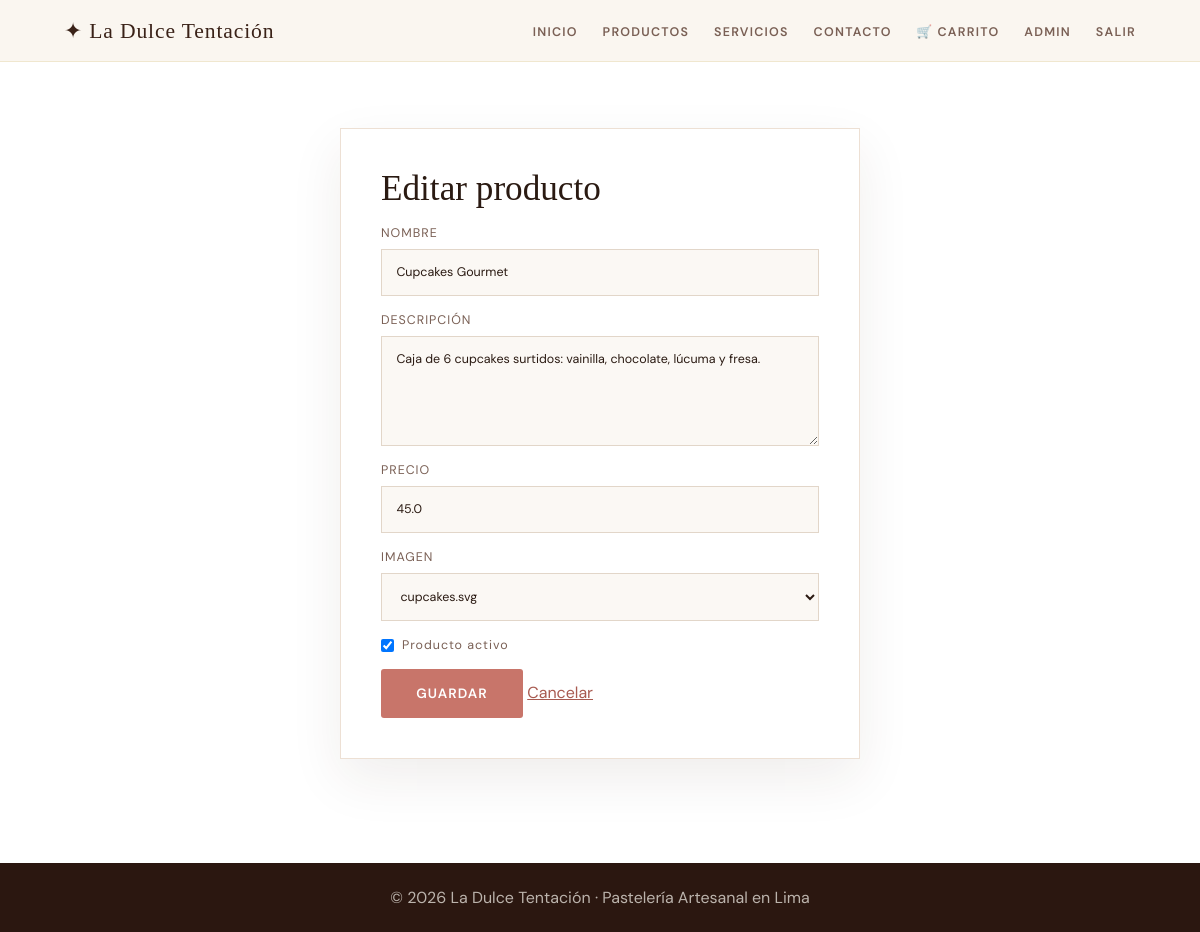
The page /admin/productos/editar/2 (signed in) on the database its author committed.
### tables this page shows
CREATE TABLE productos (
            id INTEGER PRIMARY KEY AUTOINCREMENT,
            nombre TEXT NOT NULL,
            descripcion TEXT NOT NULL,
            precio REAL NOT NULL,
            imagen TEXT NOT NULL,
            activo INTEGER NOT NULL DEFAULT 1
        );

### app.py (the view, shortened to what this page needs)
@app.route("/admin/productos/editar/<int:id>", methods=["GET", "POST"])
@admin_requerido
def producto_editar(id):
    with db_conn() as conn:
        producto = conn.execute("SELECT * FROM productos WHERE id=?", (id,)).fetchone()
    return render_template("admin/producto_form.html", producto=producto)

### app.py (called while the page is built)
def db_conn():
    conn = sqlite3.connect(DB_PATH)
    conn.row_factory = sqlite3.Row
    return conn

@app.before_request
def asegurar_db():
    init_db()

def admin_requerido(fn):
    @wraps(fn)
    def wrapper(*args, **kwargs):
        if session.get("rol") != "admin":
            flash("Acceso restringido. Inicia sesión como administrador.", "error")
            return redirect(url_for("admin_login"))
        return fn(*args, **kwargs)
    return wrapper

### templates/admin/producto_form.html (shortened to what this page needs)
{% extends "base.html" %}
{% block content %}
<section class="page-section narrow">
  <form method="post" class="panel-form">
    <h1>{{ 'Editar' if producto else 'Nuevo' }} producto</h1>
    <label>Nombre<input name="nombre" required value="{{ producto.nombre if producto else '' }}"></label>
    <label>Descripción<textarea name="descripcion" required>{{ producto.descripcion if producto else '' }}</textarea></label>
    <label>Precio<input name="precio" type="number" step="0.01" min="0" required value="{{ producto.precio if producto else '' }}"></label>
    <label>Imagen
      <select name="imagen">
        {% for img in ['torta-chocolate.svg','cupcakes.svg','cheesecake.svg','galletas.svg','macarons.svg','croissant.svg'] %}
        <option value="{{ img }}" {% if producto and producto.imagen==img %}selected{% endif %}>{{ img }}</option>
        {% endfor %}
      </select>
    </label>
    <label class="check-label"><input type="checkbox" name="activo" value="1" {% if not producto or producto.activo %}checked{% endif %}> Producto activo</label>
    <button class="btn-primary" type="submit">Guardar</button>
    <a href="{{ url_for('admin_dashboard') }}">Cancelar</a>
  </form>
</section>
{% endblock %}

### static/css/style.css (style rules this page uses)
:root { --cream:#faf6f0;--rose:#c8756a;--rose-dark:#a85a50;--brown:#3a2218;--gold:#c9a84c;--text:#2a1a12;--text-light:#7a6055;--white:#fff;--danger:#b33a3a;--font-display:'Cormorant Garamond',serif;--font-body:'DM Sans',sans-serif }
* { margin:0;padding:0;box-sizing:border-box }
html { scroll-behavior:smooth }
body { font-family:var(--font-body);background:var(--cream);color:var(--text);overflow-x:hidden }
a { color:var(--rose-dark) }
.btn-primary,.btn-secondary,.btn-mini { display:inline-block;border:0;text-decoration:none;cursor:pointer;font-family:var(--font-body);font-weight:600;letter-spacing:.08em;text-transform:uppercase;border-radius:3px;transition:.25s }
.btn-primary { padding:1rem 2.2rem;background:var(--rose);color:var(--white);font-size:.85rem }
.menu-section,.page-section { padding:6.5rem 4rem;background:var(--white) }
.page-section { min-height:78vh;padding-top:8rem }
.login-card,.panel-form { width:min(520px,100%);background:white;border:1px solid #ede0d4;padding:2.5rem;box-shadow:0 20px 50px rgba(58,34,24,.08) }
.login-card h1,.panel-form h1 { font-family:var(--font-display);font-size:2.2rem;font-weight:300;margin-bottom:.7rem }
.login-card label,.panel-form label { display:grid;gap:.5rem;text-transform:uppercase;letter-spacing:.08em;font-size:.78rem;color:var(--text-light);margin:1rem 0 }
.login-card input,.panel-form input,.panel-form textarea,.panel-form select { width:100%;padding:.9rem;border:1px solid #e2d6c9;background:#fbf8f4;font:inherit;color:var(--text) }
textarea { min-height:110px;resize:vertical }
.check-label { display:flex!important;align-items:center;gap:.7rem;text-transform:none!important }
.check-label input { width:auto!important }
.narrow { display:grid;place-items:start center }

### rows shown on the page
productos: nombre "Cupcakes Gourmet", descripcion "Caja de 6 cupcakes surtidos: vainilla, chocolate, lúcuma y fresa.", precio "45.0", imagen "cupcakes.svg", activo "☑"

### other values the page prints
{{ 'Editar' if producto else 'Nuevo' }} "Editar"
